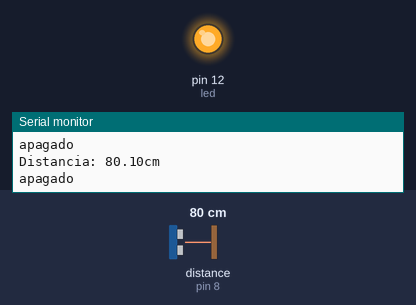
The sketch below on a simulated Arduino Uno, built with avr-gcc and run on an emulated ATmega328P. Parts: output pins drawn as LEDs (lit = HIGH), the last lines printed to the serial monitor. Wiring (inferred from the names in the program): ultrasonic range finder: trigger pin 9; echo pin 8. The inputs (shaded band) are chosen by the test bench; at power-on: distance to the obstacle (sensor on pin 8) 80 cm. The echo pulse lasts 58.3 µs per cm; pins used as bus, display or sensor lines are not drawn.

Above: at 2.8 s.
2.9 s: distance to the obstacle (sensor on pin 8) set to 12 cm
5.6 s: distance to the obstacle (sensor on pin 8) set to 9 cm
At 6.3 s:
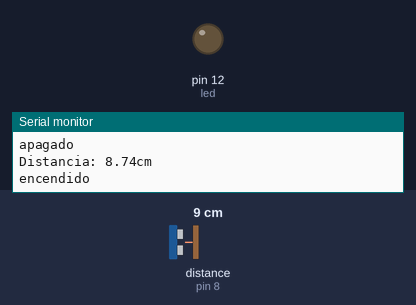
8.3 s: distance to the obstacle (sensor on pin 8) set to 18 cm
At 10.7 s:
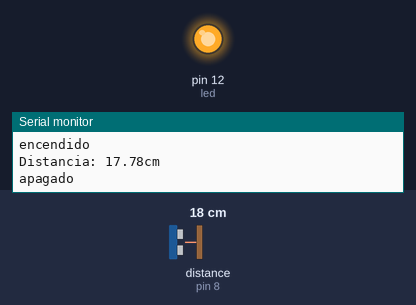
11.5 s: distance to the obstacle (sensor on pin 8) set to 2 cm
At 12.3 s:
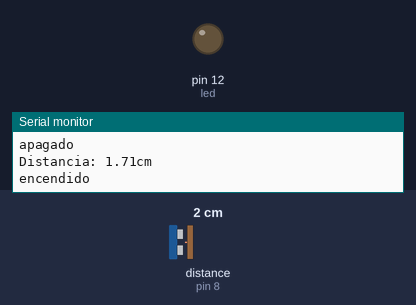
Timing chart, 0 to 14.5 s (numbered marks = the images above; inputs shaded):
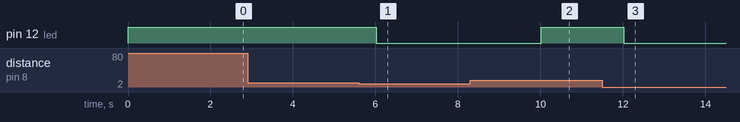

The sketch:

ultrasonido.ino
```cpp
const int trig=9;
const int echo=8;
const int led=12;

void setup() {
  Serial.begin(9600);
  pinMode(trig, OUTPUT);
  pinMode(echo, INPUT);
  pinMode(led,OUTPUT);
  digitalWrite(trig, LOW);
}

// the loop function runs over and over again forever
void loop() {

  long t; //timepo que demora en llegar el eco
  float d; //distancia en centimetros

  digitalWrite(trig, HIGH);
  delayMicroseconds(10);          //Enviamos un pulso de 10us
  digitalWrite(trig, LOW);

  t = pulseIn(echo, HIGH); //obtenemos el ancho del pulso
  d = (t/2.0)/29.0;             //escalamos el tiempo a una distancia en cm

  Serial.print("Distancia: ");
  Serial.print(d);      //Enviamos serialmente el valor de la distancia
  Serial.print("cm");
  Serial.println();

  if(d>=10||d<=0)
  {
    digitalWrite(led, HIGH);
      Serial.println("apagado");

  //  delay(1000);
  }


  else
  {
     digitalWrite(led, LOW);
     Serial.println("encendido");
  //   delay(3000);
  }
    delay(2000);
}
```

Measured:
- the behaviour switches between 11 and 10 cm on distance to the obstacle (sensor on pin 8) (found by bisection; images 0 and 1)
- after the input at 5.6 s, pin 12 (led): HIGH → LOW after 0.42 s
- after the input at 8.3 s, pin 12 (led): LOW → HIGH after 1.7 s
- after the input at 11.5 s, pin 12 (led): HIGH → LOW after 0.52 s
